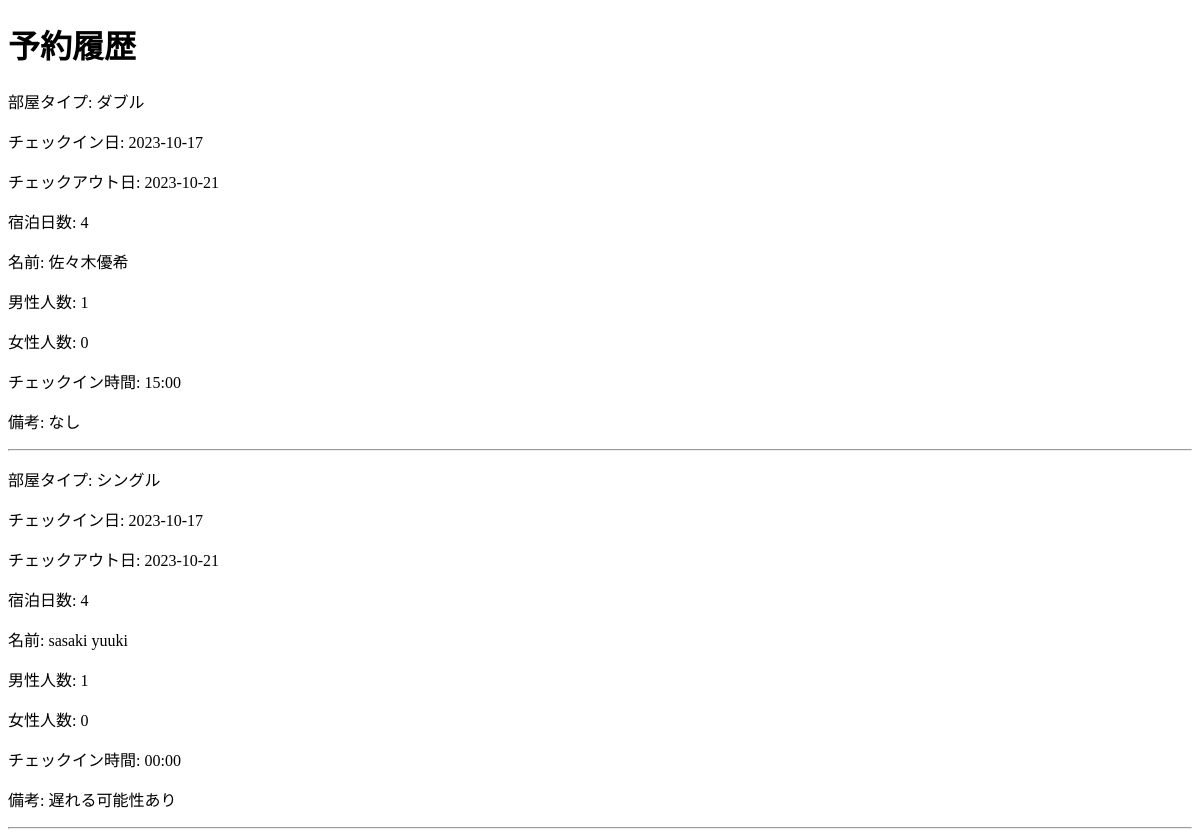
/reservation_history (signed in), run on an earlier commit of the app's database.
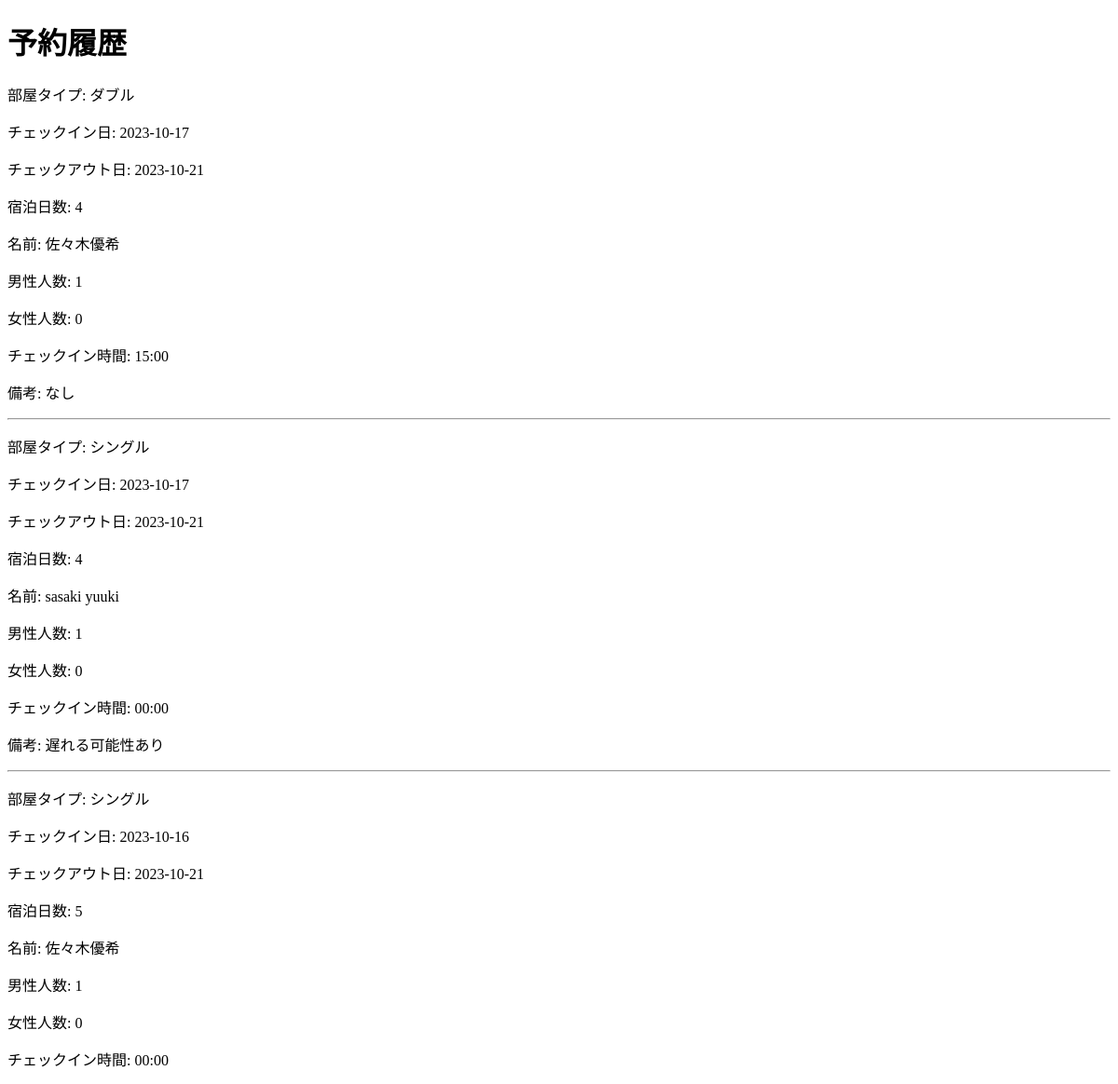
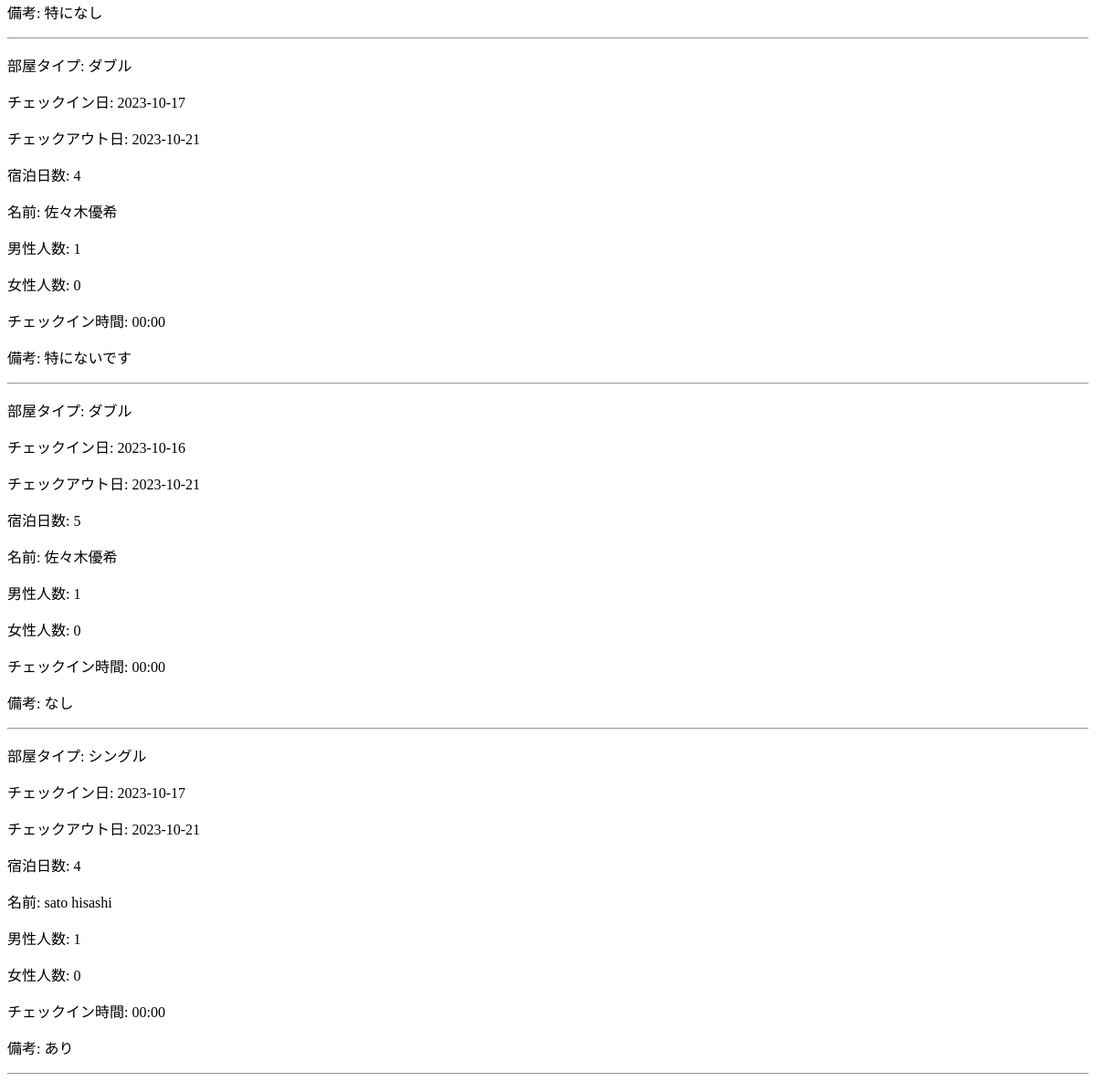
And on a later commit of the database (2 pictures, top to bottom).
### config.py (models this page shows)
class Reservation(Model):
    class Meta:
        database = db
    id = AutoField()
    user = ForeignKeyField(User, backref='reservations')
    guest_name = CharField()
    address = TextField()
    email = CharField()
    male_guests = IntegerField()
    female_guests = IntegerField()
    phone_number = CharField()
    room_type = CharField(default='Double Room')
    check_in_date = DateField()
    check_out_date = DateField()
    number_of_stays = IntegerField()
    check_in_time = CharField(null=True)
    remarks = TextField()
    pub_date = DateTimeField()

### app.py (the view)
@app.route("/reservation_history", methods=["GET", "POST"])
@login_required
def reservation_history():
    user_id = current_user.id
    reservations = Reservation.select().where(Reservation.user_id == user_id)
    return render_template("reservation_history.html", reservations=reservations)

### app.py (called while the page is built)
@login_manager.user_loader
def load_user(user_id):
    return User.get(id=int(user_id))

### templates/reservation_history.html (shortened to what this page needs)
<!DOCTYPE html>
<html lang="ja">
<head>
</head>
<body>
    <h1 class="section-title">予約履歴</h1>
    <div class="section-content">
        {% for res in reservations %}
        <div>
            <p>部屋タイプ: {{ res.room_type }}</p>
            <p>チェックイン日: {{ res.check_in_date }}</p>
            <p>チェックアウト日: {{ res.check_out_date }}</p>
            <p>宿泊日数: {{ res.number_of_stays }}</p>
            <p>名前: {{ res.guest_name }}</p>
            <p>男性人数: {{ res.male_guests }}</p>
            <p>女性人数: {{ res.female_guests }}</p>
            <p>チェックイン時間: {{ res.check_in_time }}</p>
            <p>備考: {{ res.remarks }}</p>
        </div>
        <hr>
        {% endfor %}
    </div>
</body>
</html>

What changed in the data, as far as the page shows it:
added Reservation: room_type "シングル", check_in_date "2023-10-16", check_out_date "2023-10-21", number_of_stays "5", guest_name "佐々木優希", male_guests "1", female_guests "0", check_in_time "00:00", remarks "特になし"
added Reservation: room_type "ダブル", check_in_date "2023-10-17", check_out_date "2023-10-21", number_of_stays "4", guest_name "佐々木優希", male_guests "1", female_guests "0", check_in_time "00:00", remarks "特にないです"
added Reservation: room_type "ダブル", check_in_date "2023-10-16", check_out_date "2023-10-21", number_of_stays "5", guest_name "佐々木優希", male_guests "1", female_guests "0", check_in_time "00:00", remarks "なし"
added Reservation: room_type "シングル", check_in_date "2023-10-17", check_out_date "2023-10-21", number_of_stays "4", guest_name "sato hisashi", male_guests "1", female_guests "0", check_in_time "00:00", remarks "あり"
